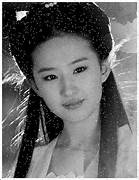
#> input picture images/open.jpg, 139 x 180 px, found by its file name
$ python Open.py
#> lines starting #> are read from the running program, lines starting #| are printed output that depends on the picture
import cv2
import matplotlib.pyplot as plt
import numpy as np

def apply_opening(input_path):
    # Đọc ảnh từ đường dẫn
#> called with input_path = 'images/open.jpg'
    image = cv2.imread(input_path, cv2.IMREAD_GRAYSCALE)
#> image is the input picture: shape (180, 139); min 0, max 255, mean 107.3

    # Tạo kernel cho phép toán opening
    kernel = np.ones((5, 5), np.uint8)

    # Áp dụng phép toán erosion sau đó là dilation (Opening)
    opened_image = cv2.morphologyEx(image, cv2.MORPH_OPEN, kernel)
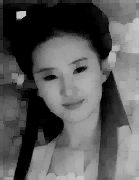
#> opened_image: shape (180, 139); min 0, max 197, mean 88.7

    # Hiển thị ảnh gốc và ảnh sau khi áp dụng opening
    plt.figure(figsize=(10, 5))

    plt.subplot(1, 2, 1)
    plt.imshow(image, cmap='gray')
    plt.title('Original Image')

    plt.subplot(1, 2, 2)
    plt.imshow(opened_image, cmap='gray')
    plt.title('Opened Image')

    plt.show()
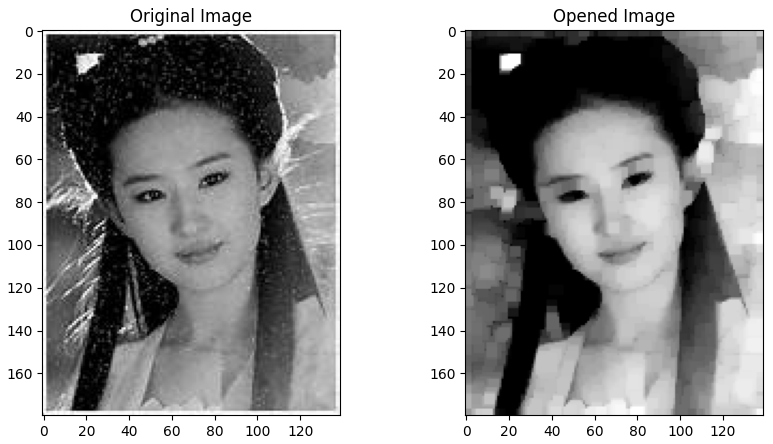
#> figure drawn by matplotlib, 2 panels

if __name__ == "__main__":
    input_image_path = 'images/open.jpg'
    apply_opening(input_image_path)

$ run again, with images/amban.jpg copied over images/open.jpg
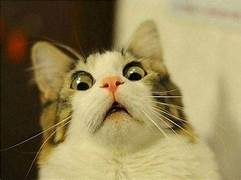
#> input picture images/amban.jpg, 241 x 180 px, found by its file name
#> in apply_opening, `opened_image = cv2.morphologyEx(image, cv2.MORPH_OPEN, kernel)`:
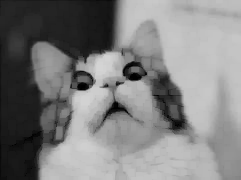
#> opened_image: shape (180, 241); min 0, max 212, mean 127.4
#> in apply_opening, `plt.show()`:
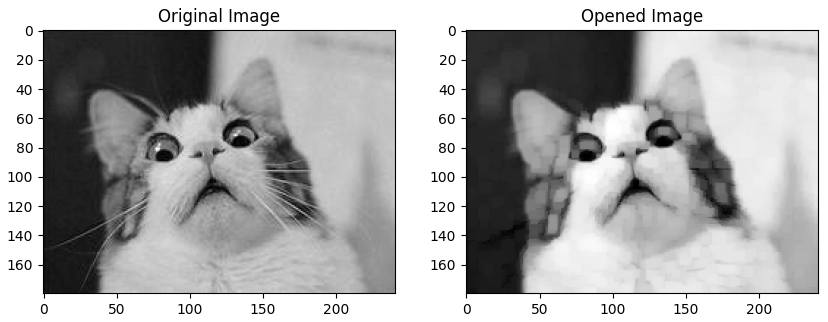
#> figure drawn by matplotlib, 2 panels

$ run again, with images/donganh.jpg copied over images/open.jpg
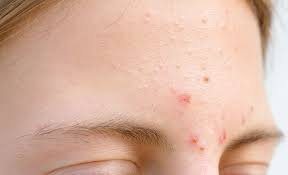
#> input picture images/donganh.jpg, 288 x 175 px, found by its file name
#> in apply_opening, `image = cv2.imread(input_path, cv2.IMREAD_GRAYSCALE)`:
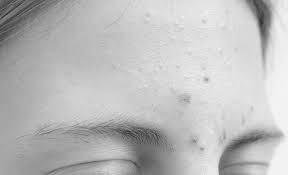
#> image: shape (175, 288); min 40, max 247, mean 188.1
#> in apply_opening, `plt.show()`:
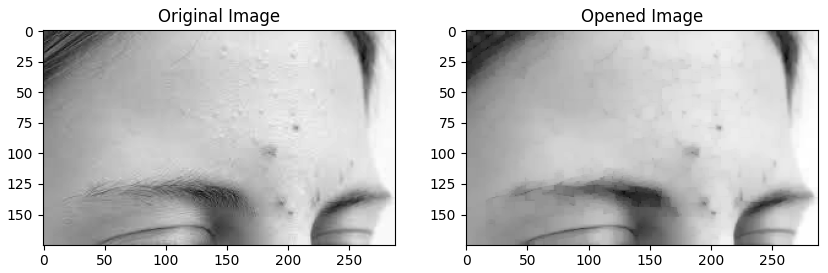
#> figure drawn by matplotlib, 2 panels
